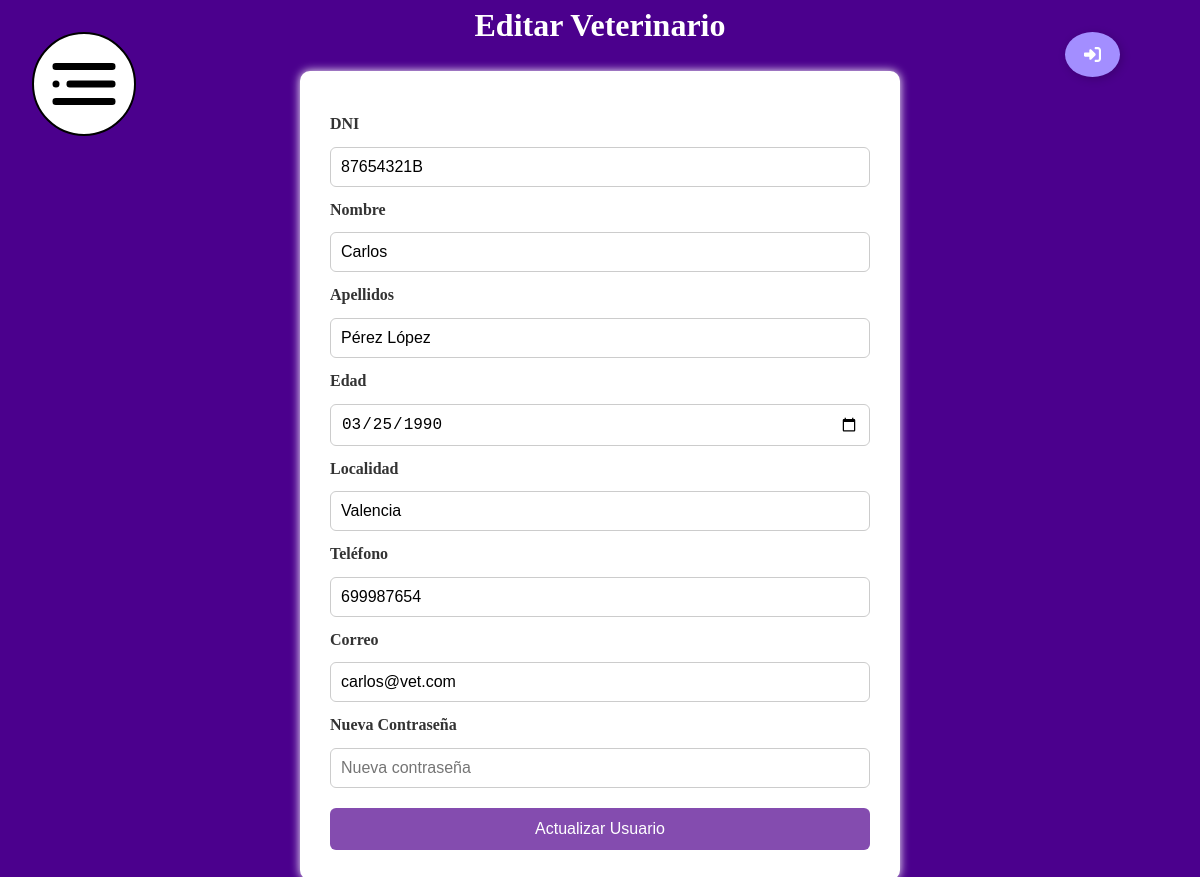
Page /formularios/editar_usuario.php?dni_veterinario=87654321B (signed in) on the committed database.
### tables this page shows
CREATE TABLE veterinario (
    dni_veterinario CHAR(9) PRIMARY KEY NOT NULL,
    nombre_veterinario VARCHAR(40) NOT NULL,
    apellidos_veterinario VARCHAR(50) NOT NULL,
    edad_veterinario DATE NULL,
    localidad_veterinario VARCHAR(85) NULL,
    telefono_veterinario CHAR(9) NULL,
    correo_veterinario VARCHAR(35) NULL,
    password_veterinario VARCHAR(10000) NOT NULL
);

### formularios/editar_usuario.php (the view, shortened to what this page needs)
<?php
if (isset($_GET['dni_veterinario'])) {
    $dni = $_GET['dni_veterinario'];
    include('../servicios/conexion.php');
    $sql = "SELECT * FROM veterinario WHERE dni_veterinario='$dni'";
    $resultado = mysqli_query($conn, $sql);
    $veterinario = mysqli_fetch_assoc($resultado);
}else{
    header('Location: ../vistas/veterinarios.php');
    exit();
}
?>
<!DOCTYPE html>
<html lang="en">
<head>
    <link rel="stylesheet" href="../front/forms.css">
</head>
<body>
    <div class="boton_abrir_menu" id="boton">
        <img src="../media/menu.svg" alt="No se ha podido cargar la imagen" onclick="abrirmenu()">
    </div>
    <main id="layout">
    <a class="Btn" href="../procesos/logs/logout.php">
        <div class="sign"></div>
    </a>
<header><h1>Editar Veterinario</h1></header>
<section class= "form">
<form action="../procesos/update/update_usuario.php" method="POST">
    <label for="DNI">DNI</label>
    <input type="text" required name="DNI" id="dni" value="<?php echo $veterinario['dni_veterinario']; ?>" onblur="verificarDNI()">
    <label for="nombre">Nombre</label>
    <input type="text" required name="nombre" id="nombre" value="<?php echo $veterinario['nombre_veterinario']; ?>" onblur="verificarNombre()">
    <label for="apellidos">Apellidos</label>
    <input type="text" required name="apellidos" id="apellidos" value="<?php echo $veterinario['apellidos_veterinario']; ?>" onblur="verificarApellidos()">
    <label for="edad">Edad</label>
    <input type="date" required name="edad" id="fecha" value="<?php echo $veterinario['edad_veterinario']; ?>" onblur="verificarEdad()">
    <label for="Localidad">Localidad</label>
    <input type="text" required name="localidad" id="localidad" value="<?php echo $veterinario['localidad_veterinario']; ?>" onblur="verificarLocalidad()">
    <label for="telefono">Teléfono</label>
    <input type="text" required name="telefono" id="telefono" value="<?php echo $veterinario['telefono_veterinario']; ?>" onblur="verificarTelefono()">
    <label for="mail">Correo</label>
    <input type="text" required name="mail" id="email" value="<?php echo $veterinario['correo_veterinario']; ?>" onblur="verificarEmail()">
    <label for="password_veterinario">Nueva Contraseña</label>
    <input type="password" name="password_veterinario" id="password" placeholder="Nueva contraseña" onblur="verificarPasswd()">
    <input type="submit" name="actualizar_usuario" value="Actualizar Usuario">
</form>
</section>
</main>
</body>
</html>

### front/forms.css (style rules this page uses)
* { margin: 0; padding: 0; box-sizing: border-box; }
body { background-color:rgb(75, 0, 141); color: #333; line-height: 1.6; }
.boton_abrir_menu { position: fixed; margin: 2rem; border: 2px solid black; border-radius: 150px; padding: 0.5rem; height: 6.5rem; width: 6.5rem; visibility: visible; background-color: white; z-index: 2; }
.boton_abrir_menu > img { position: relative; width: 100%; }
.Btn { display: flex; align-items: center; justify-content: flex-start; width: 55px; height: 45px; border: none; border-radius: 50%; cursor: pointer; position: fixed; overflow: hidden; box-shadow: 2px 2px 10px rgba(0, 0, 0, 0.199); background-color: rgb(163, 142, 255); right: 5rem; top: 2rem; }
.sign { width: 100%; display: flex; align-items: center; justify-content: center; }
.sign svg { width: 17px; }
header h1 { text-align: center; margin-bottom: 20px; font-size: 2rem; color: #ffffff; }
.form { max-width: 600px; background-color: #fff; padding: 30px; margin: auto; box-shadow: 0 0 10px rgb(255, 255, 255); border-radius: 10px; }
.form label { font-weight: bold; display: block; margin-bottom: 5px; margin-top: 10px; }
.form input[type="text"], .form select, .form input[type="date"], .form input[type="mail"], .form input[type="password"] { width: 100%; padding: 10px; margin-top: 5px; border: 1px solid #ccc; border-radius: 6px; font-size: 1rem; }
.form input[type="submit"] { background-color:rgb(132, 76, 175); color: white; padding: 12px 20px; margin-top: 20px; border: none; border-radius: 6px; cursor: pointer; width: 100%; font-size: 1rem; transition: background-color 0.3s ease; }
#layout { margin-left: 0; transition: margin-left 0.3s ease; }

### rows in the picture
veterinario: DNI "87654321B", nombre "Carlos", apellidos "Pérez López", edad "03/25/1990", localidad "Valencia", telefono "699987654", mail "carlos@vet.com"
